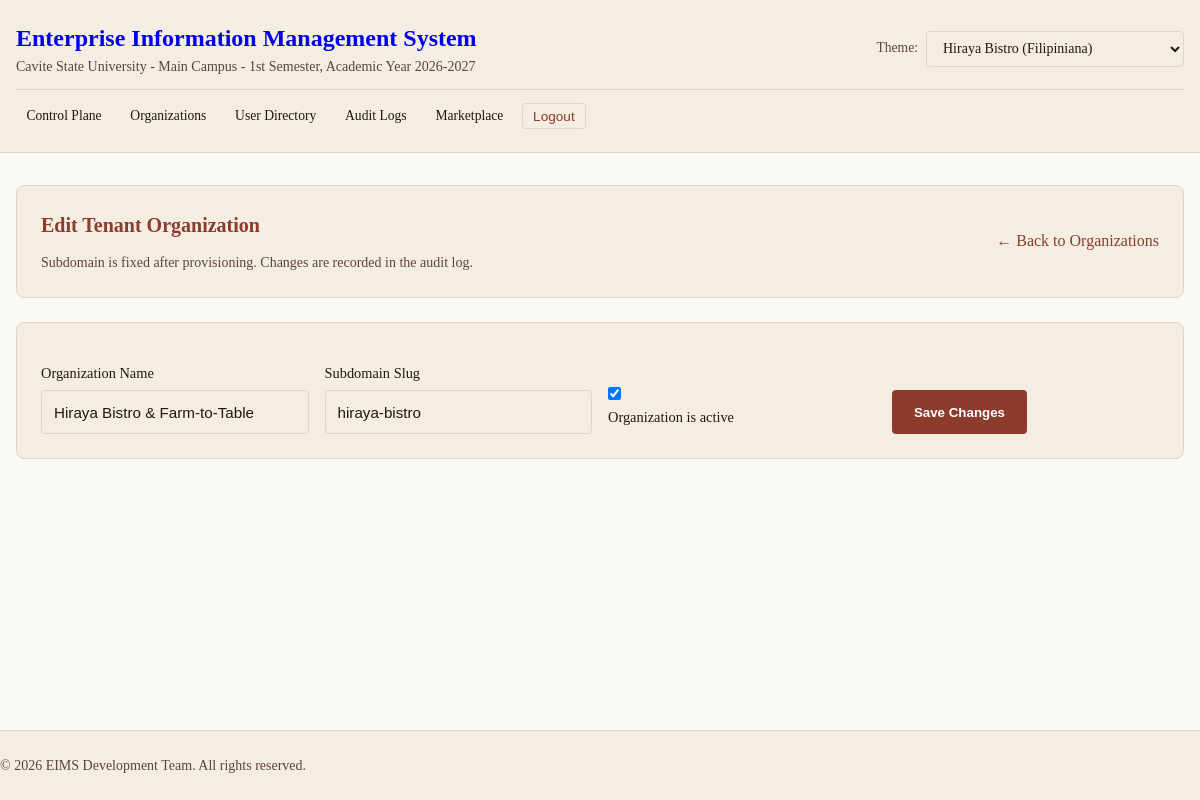
Page /superadmin/organizations/edit?id=tenant-hiraya-001 (signed in) on the committed database.
### tables this page shows
CREATE TABLE IF NOT EXISTS tenants (
    id VARCHAR(36) PRIMARY KEY,
    name VARCHAR(255) NOT NULL,
    subdomain VARCHAR(64) NOT NULL UNIQUE,
    is_active INTEGER NOT NULL DEFAULT 1,
    created_at TIMESTAMP DEFAULT CURRENT_TIMESTAMP,
    updated_at TIMESTAMP DEFAULT CURRENT_TIMESTAMP
);

### app/Views/superadmin/organization_edit.php (the view, shortened to what the rows shown need)
<?php
require_once __DIR__ . '/../layouts/header.php';
$v = static fn (string $field): string => htmlspecialchars((string) ($tenant[$field] ?? ''), ENT_QUOTES, 'UTF-8');
?>
<section class="card">
    <div class="header-actions">
        <div>
            <h2>Edit Tenant Organization</h2>
        </div>
    </div>
</section>
<section class="card">
    <form method="POST" action="/superadmin/organizations/update" class="form-grid-org" novalidate>
        <div>
            <label for="name" class="form-label">Organization Name</label>
            <input type="text" id="name" name="name" class="form-input" required maxlength="255" value="<?= $v('name') ?>" aria-describedby="name_error">
        </div>
        <div>
            <label for="subdomain" class="form-label">Subdomain Slug</label>
            <input type="text" id="subdomain" class="form-input" value="<?= $v('subdomain') ?>" disabled>
        </div>
        <div>
            <input type="checkbox" id="is_active" name="is_active" value="1" <?= !empty($tenant['is_active']) ? 'checked' : '' ?>>
            <label for="is_active" class="form-label">Organization is active</label>
        </div>
    </form>
</section>
<?php
require_once __DIR__ . '/../layouts/footer.php';
?>

### rows in the picture
tenants: name "Hiraya Bistro & Farm-to-Table", subdomain "hiraya-bistro", is_active "☑"

### other values in the picture
$sys['name'] "Enterprise Information Management System"
